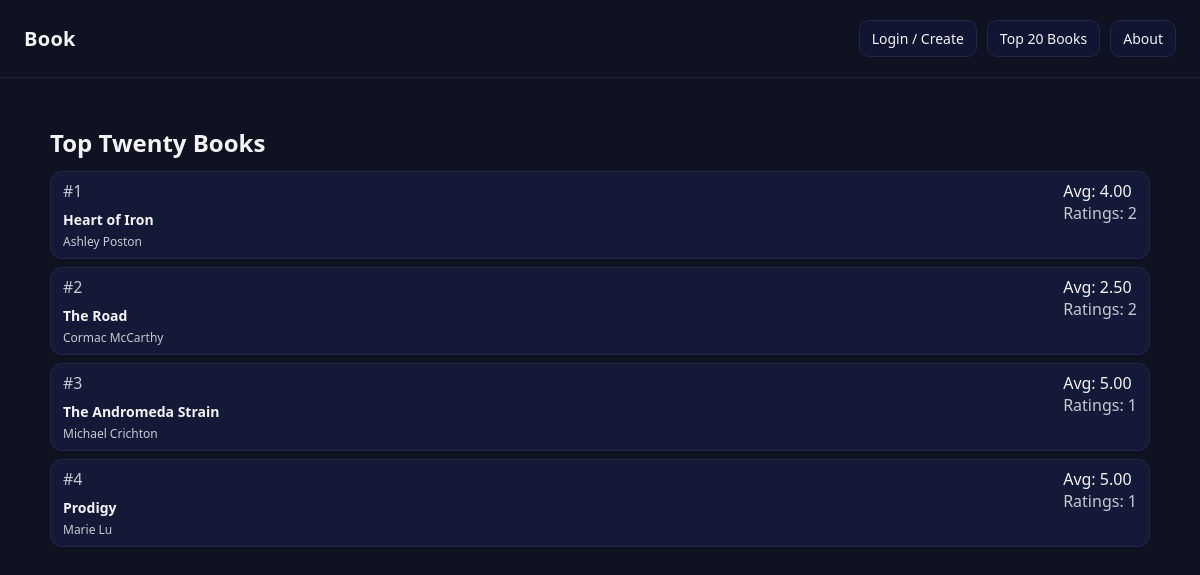
The page /public_html/Testbdb/top20.php on the database its author committed.
### tables this page shows
CREATE TABLE IF NOT EXISTS books (
    book_id INT PRIMARY KEY NOT NULL AUTO_INCREMENT,
    isbn VARCHAR(13) NOT NULL UNIQUE,
    title VARCHAR(255) NOT NULL,
    added TIMESTAMP NULL DEFAULT CURRENT_TIMESTAMP,
    published DATE NULL DEFAULT NULL,
    summary TEXT NOT NULL,
    image_path VARCHAR(512) DEFAULT NULL,
    added_by INT NULL DEFAULT NULL,
    author VARCHAR(255) NOT NULL,
    CONSTRAINT constrain_book_isbn CHECK (isbn REGEXP '^[0-9]{13}$'),
    FOREIGN KEY (added_by) REFERENCES forms(form_id) ON DELETE SET NULL
);

### public_html/Testbdb/top20.php (the view, shortened to what this page needs)
<?php
require '/home/stu/bdb/phpTools/config.php';
$topTwentyBooks = $pdo->query("SELECT * FROM toptwentybooks")->fetchAll();
?>
<!doctype html>
<html lang="en">
<head>
    <link rel="stylesheet" href="app.css">
</head>
<body>
    <header>
        <div class="brand">
            <h1>Book</h1>
        </div>
        <nav aria-label="Primary">
            <a class="tab" href="/~bdb/Testbdd/login.php">Login / Create</a>
            <a class="tab" href="/~bdb/Testbdd/top20.php">Top 20 Books</a>
            <a class="tab" href="/~bdb/Testbdd/about.php">About</a>
        </nav>
    </header>
    <main>
        <section>
            <h2>Top Twenty Books</h2>
            <?php if (!$topTwentyBooks): ?>
                <p class="muted">No book ratings yet.</p>
            <?php else: ?>
                <div class="rows">
                    <?php foreach ($topTwentyBooks as $i => $t): ?>
                        <div class="row">
                            <div>
                                <div class="muted">#<?= $i + 1 ?></div>
                                <div class="title"><?= htmlspecialchars($t['title']) ?></div>
                                <div class="author"><?= htmlspecialchars($t['author']) ?></div>
                            </div>
                            <div>
                                <div>Avg: <?= number_format((float)$t['avg_rating'], 2) ?></div>
                                <div class="muted">Ratings: <?= (int)$t['totalratings'] ?></div>
                            </div>
                        </div>
                    <?php endforeach; ?>
                </div>
            <?php endif; ?>
        </section>
    </main>
</body>
</html>

### public_html/Testbdb/app.css (style rules this page uses)
body { font-family: system-ui, -apple-system, Segoe UI, Roboto, Ubuntu, Helvetica, Arial, sans-serif; margin: 0; background: #0f1221; color: #f3f4f6; }
header { padding: 20px 24px; border-bottom: 1px solid #23263a; display: flex; align-items: center; justify-content: space-between; }
.brand { display: flex; gap: 10px; align-items: center; }
.brand h1 { margin: 0; font-size: 20px; letter-spacing: .3px; }
nav { display: flex; gap: 10px; }
.tab { display: inline-block; padding: 8px 12px; border: 1px solid #22274a; border-radius: 10px; background: #111532; text-decoration: none; color: #f3f4f6; font-size: 14px; }
main { padding: 24px; max-width: 1100px; margin: 0 auto; }
h2 { margin: 24px 0 12px; }
.title { font-size: 14px; font-weight: 600; margin: 8px 0 4px; }
.author { font-size: 12px; opacity: .8; }
.rows { display: grid; gap: 8px; }
.row { display: flex; justify-content: space-between; padding: 8px 12px; border: 1px solid #22274a; border-radius: 12px; background: #151938; }
.muted { opacity: .8; }

### rows shown on the page
books: title "Heart of Iron", author "Ashley Poston", avg_rating "4.00", totalratings "2"
books: title "The Road", author "Cormac McCarthy", avg_rating "2.50", totalratings "2"
books: title "The Andromeda Strain", author "Michael Crichton", avg_rating "5.00", totalratings "1"
books: title "Prodigy", author "Marie Lu", avg_rating "5.00", totalratings "1"
